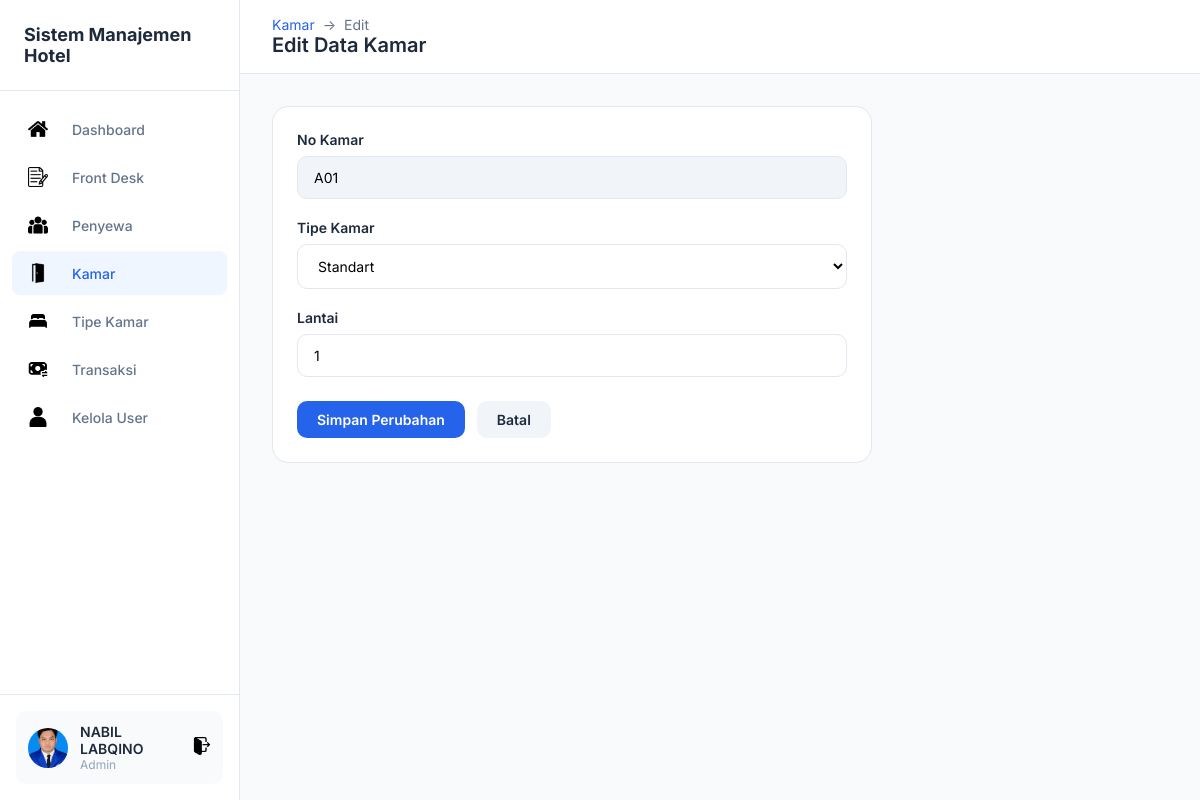
The app's page /kamar/KoreksiKamar.php?id=A01 (signed in) with its own data.
### tables this page shows
CREATE TABLE `bedroom` (
  `no_kamar` varchar(10) NOT NULL,
  `id_kamar` int(11) NOT NULL,
  `lantai` int(11) NOT NULL
);

CREATE TABLE `tipe_kamar` (
  `id_kamar` int(11) NOT NULL,
  `tipe` varchar(50) NOT NULL,
  `harga_per_mlm` decimal(12,2) NOT NULL,
  `max_orang` int(11) NOT NULL,
  `foto` varchar(255) DEFAULT NULL
);

### kamar/KoreksiKamar.php (the view, shortened to what this page needs)
<?php
include "../koneksi.php";
$no = $_GET['id'] ?? '';
$row = mysqli_fetch_assoc(mysqli_query($koneksi, "SELECT * FROM bedroom WHERE no_kamar = '$no'"));
$tipe_kamar = mysqli_query($koneksi, "SELECT * FROM tipe_kamar ORDER BY tipe");
?>
<!DOCTYPE html>
<html lang="id">
<head>
    <link rel="stylesheet" href="../css/dashboard.css">
</head>
<body>
    <div class="dashboard">
        <?php include '../includes/sidebar.php'; ?>
        <main class="main">
            <header class="header">
                <div>
                    <div class="breadcrumb">
                        <a href="TampilKamar.php">Kamar</a>
                        <span>→</span>
                        <span>Edit</span>
                    </div>
                    <h1 class="page-title">Edit Data Kamar</h1>
                </div>
            </header>
            <div class="content">
                <div class="card" style="max-width: 600px;">
                    <form action="SimpanKoreksiKamar.php" method="POST">
                        <div class="form-group">
                            <label class="form-label">No Kamar</label>
                            <input type="text" name="no_kamar" class="form-control" readonly
                                value="<?= htmlspecialchars($row['no_kamar']) ?>"
                                style="background: #f1f5f9; cursor: not-allowed;">
                        </div>
                        <div class="form-group">
                            <label class="form-label">Tipe Kamar</label>
                            <select name="id_kamar" class="form-control" required>
                                <?php while ($t = mysqli_fetch_assoc($tipe_kamar)): ?>
                                    <option value="<?= $t['id_kamar'] ?>" <?= $t['id_kamar'] == $row['id_kamar'] ? 'selected' : '' ?>><?= htmlspecialchars($t['tipe']) ?></option>
                                <?php endwhile; ?>
                            </select>
                        </div>
                        <div class="form-group">
                            <label class="form-label">Lantai</label>
                            <input type="number" name="lantai" class="form-control" required min="1"
                                value="<?= $row['lantai'] ?>">
                        </div>
                        <div style="display: flex; gap: 12px; margin-top: 24px;">
                            <button type="submit" class="btn btn-primary">Simpan Perubahan</button>
                            <a href="TampilKamar.php" class="btn btn-secondary">Batal</a>
                        </div>
                    </form>
                </div>
            </div>
        </main>
    </div>
</body>
</html>

### css/dashboard.css (style rules this page uses)
:root { --primary: #2563eb; --primary-dark: #1d4ed8; --bg-main: #f8fafc; --bg-card: #ffffff; --text-dark: #1e293b; --text-gray: #64748b; --text-light: #94a3b8; --border: #e2e8f0; --success: #22c55e; --danger: #ef4444; --warning: #f59e0b; --sidebar-width: 240px; }
* { margin: 0; padding: 0; box-sizing: border-box; }
body { font-family: 'Inter', -apple-system, sans-serif; background: var(--bg-main); color: var(--text-dark); }
.dashboard { display: flex; min-height: 100vh; }
.main { flex: 1; margin-left: var(--sidebar-width); }
.header { background: var(--bg-card); padding: 16px 32px; display: flex; justify-content: space-between; align-items: center; border-bottom: 1px solid var(--border); position: sticky; top: 0; z-index: 100; }
.page-title { font-size: 20px; font-weight: 600; color: var(--text-dark); }
.content { padding: 32px; }
.card { background: var(--bg-card); border-radius: 16px; border: 1px solid var(--border); padding: 24px; margin-bottom: 24px; }
.btn { display: inline-flex; align-items: center; gap: 8px; padding: 10px 20px; border-radius: 10px; font-size: 14px; font-weight: 600; text-decoration: none; border: none; cursor: pointer; transition: all 0.2s; font-family: inherit; }
.btn-primary { background: var(--primary); color: #fff; }
.btn-secondary { background: #f1f5f9; color: var(--text-dark); }
.form-group { margin-bottom: 20px; }
.form-label { display: block; font-size: 14px; font-weight: 600; color: var(--text-dark); margin-bottom: 8px; }
.form-control { width: 100%; padding: 12px 16px; border: 1px solid var(--border); border-radius: 10px; font-size: 14px; font-family: inherit; background: var(--bg-card); transition: border-color 0.2s, box-shadow 0.2s; }
select.form-control { cursor: pointer; }
.breadcrumb { display: flex; align-items: center; gap: 8px; font-size: 14px; color: var(--text-gray); }
.breadcrumb a { color: var(--primary); text-decoration: none; }

### records on screen
bedroom: no_kamar "A01", id_kamar "Standart", lantai "1"

### other values on screen
$_SESSION['nama'] "NABIL LABQINO"
